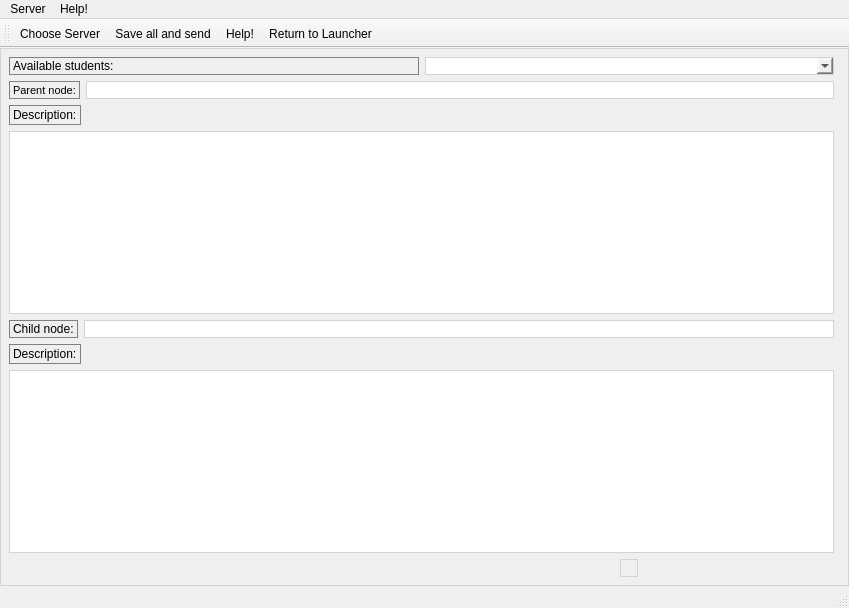
<?xml version="1.0" encoding="UTF-8"?>
<ui version="4.0">
 <class>MentorClient</class>
 <widget class="QMainWindow" name="MentorClient">
  <property name="geometry">
   <rect>
    <x>0</x>
    <y>0</y>
    <width>849</width>
    <height>608</height>
   </rect>
  </property>
  <property name="windowTitle">
   <string>MainWindow</string>
  </property>
  <widget class="QWidget" name="centralwidget">
   <property name="styleSheet">
    <string notr="true">
QPushButton:pressed {color:red}

QWidget { border: 1px solid lightgray}

QLabel {border: 1px solid gray}
QPushButton {border: 1px solid gray}

QPushButton:hover { border-radius:5px; background:lightgreen}
QLabel:hover { border-radius:5px; background:lightgreen}</string>
   </property>
   <layout class="QHBoxLayout" name="horizontalLayout_7">
    <item>
     <layout class="QVBoxLayout" name="verticalLayout_2">
      <item>
       <layout class="QHBoxLayout" name="horizontalLayout">
        <item>
         <widget class="QLabel" name="studentChooserLabel">
          <property name="text">
           <string>Available students:</string>
          </property>
         </widget>
        </item>
        <item>
         <widget class="QComboBox" name="studentChooser"/>
        </item>
       </layout>
      </item>
      <item>
       <layout class="QHBoxLayout" name="horizontalLayout_2">
        <item>
         <widget class="QLabel" name="label">
          <property name="font">
           <font>
            <pointsize>8</pointsize>
           </font>
          </property>
          <property name="text">
           <string>Parent node:</string>
          </property>
         </widget>
        </item>
        <item>
         <widget class="QLineEdit" name="parentCu">
          <property name="readOnly">
           <bool>true</bool>
          </property>
         </widget>
        </item>
       </layout>
      </item>
      <item>
       <layout class="QHBoxLayout" name="horizontalLayout_4">
        <item>
         <widget class="QLabel" name="label_3">
          <property name="text">
           <string>Description:</string>
          </property>
         </widget>
        </item>
        <item>
         <spacer name="horizontalSpacer">
          <property name="orientation">
           <enum>Qt::Horizontal</enum>
          </property>
          <property name="sizeHint" stdset="0">
           <size>
            <width>40</width>
            <height>20</height>
           </size>
          </property>
         </spacer>
        </item>
       </layout>
      </item>
      <item>
       <widget class="QTextEdit" name="parentDescr">
        <property name="readOnly">
         <bool>true</bool>
        </property>
       </widget>
      </item>
      <item>
       <layout class="QHBoxLayout" name="horizontalLayout_3">
        <item>
         <widget class="QLabel" name="label_2">
          <property name="text">
           <string>Child node:</string>
          </property>
         </widget>
        </item>
        <item>
         <widget class="QLineEdit" name="childCu">
          <property name="readOnly">
           <bool>true</bool>
          </property>
         </widget>
        </item>
       </layout>
      </item>
      <item>
       <layout class="QHBoxLayout" name="horizontalLayout_5">
        <item>
         <widget class="QLabel" name="label_4">
          <property name="text">
           <string>Description:</string>
          </property>
         </widget>
        </item>
        <item>
         <spacer name="horizontalSpacer_2">
          <property name="orientation">
           <enum>Qt::Horizontal</enum>
          </property>
          <property name="sizeHint" stdset="0">
           <size>
            <width>40</width>
            <height>20</height>
           </size>
          </property>
         </spacer>
        </item>
       </layout>
      </item>
      <item>
       <widget class="QTextEdit" name="childDescr">
        <property name="readOnly">
         <bool>true</bool>
        </property>
       </widget>
      </item>
      <item>
       <layout class="QHBoxLayout" name="horizontalLayout_6">
        <item alignment="Qt::AlignHCenter">
         <widget class="SkillsFlower" name="skillFlower" native="true"/>
        </item>
        <item alignment="Qt::AlignHCenter">
         <widget class="SkillsMixerHolder" name="skillsMixerHolder" native="true">
          <layout class="QVBoxLayout" name="verticalLayout"/>
         </widget>
        </item>
       </layout>
      </item>
     </layout>
    </item>
    <item>
     <widget class="CourseUnitViewer" name="courseUnitViewer" native="true"/>
    </item>
   </layout>
  </widget>
  <widget class="QMenuBar" name="menubar">
   <property name="geometry">
    <rect>
     <x>0</x>
     <y>0</y>
     <width>849</width>
     <height>26</height>
    </rect>
   </property>
   <widget class="QMenu" name="menuServer">
    <property name="title">
     <string>Server</string>
    </property>
    <addaction name="actionChoose_Server"/>
    <addaction name="actionSave_all_and_send"/>
   </widget>
   <widget class="QMenu" name="menuHelp">
    <property name="title">
     <string>Help!</string>
    </property>
    <addaction name="actionReturn_to_Launcher"/>
    <addaction name="actionHelp"/>
   </widget>
   <addaction name="menuServer"/>
   <addaction name="menuHelp"/>
  </widget>
  <widget class="QStatusBar" name="statusbar"/>
  <widget class="QToolBar" name="toolBar">
   <property name="windowTitle">
    <string>toolBar</string>
   </property>
   <attribute name="toolBarArea">
    <enum>TopToolBarArea</enum>
   </attribute>
   <attribute name="toolBarBreak">
    <bool>false</bool>
   </attribute>
   <addaction name="actionChoose_Server"/>
   <addaction name="actionSave_all_and_send"/>
   <addaction name="actionHelp"/>
   <addaction name="actionReturn_to_Launcher"/>
  </widget>
  <action name="actionChoose_Server">
   <property name="text">
    <string>Choose Server</string>
   </property>
  </action>
  <action name="actionReturn_to_Launcher">
   <property name="text">
    <string>Return to Launcher</string>
   </property>
  </action>
  <action name="actionHelp">
   <property name="text">
    <string>Help!</string>
   </property>
  </action>
  <action name="actionSave_all_and_send">
   <property name="text">
    <string>Save all and send</string>
   </property>
  </action>
 </widget>
 <customwidgets>
  <customwidget>
   <class>SkillsFlower</class>
   <extends>QWidget</extends>
   <header>SkillsFlower/skillsflower.h</header>
   <container>1</container>
  </customwidget>
  <customwidget>
   <class>CourseUnitViewer</class>
   <extends>QWidget</extends>
   <header>CourseUnitViewer/courseunitviewer.h</header>
   <container>1</container>
  </customwidget>
  <customwidget>
   <class>SkillsMixerHolder</class>
   <extends>QWidget</extends>
   <header>SkillsMixer/skillsmixerholder.h</header>
   <container>1</container>
  </customwidget>
 </customwidgets>
 <resources/>
 <connections/>
</ui>
